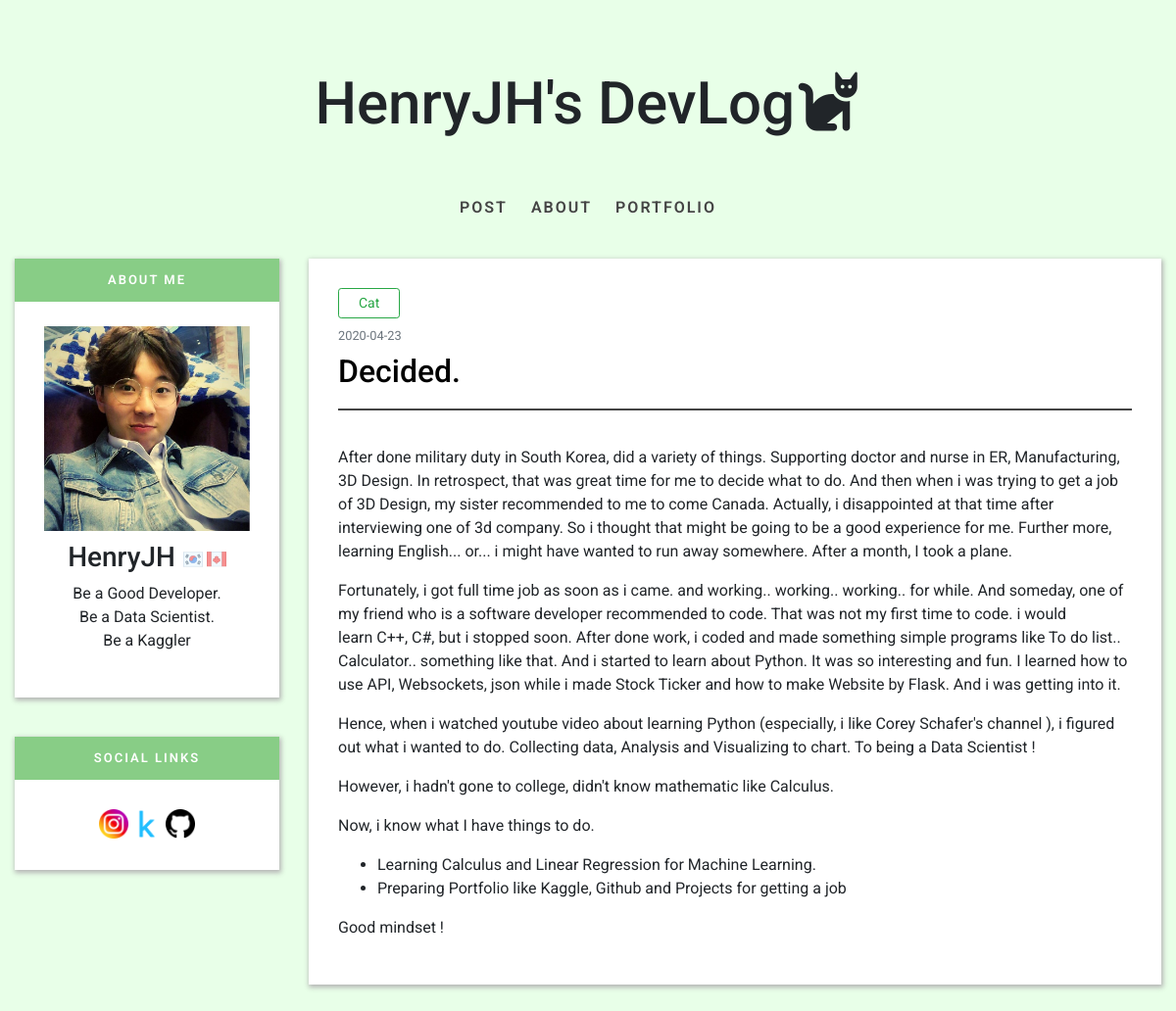
Screenshot of /post/2 with the database file from the repository.
### henryjh/models.py (models this page shows, shortened)
class Category(db.Model):
    id = db.Column(db.Integer, primary_key=True)
    category_name = db.Column(db.String(50), nullable=False)
    posts = db.relationship('Post', backref='category', lazy=True)

class Post(db.Model):
    id = db.Column(db.Integer, primary_key=True)
    title = db.Column(db.String(100), nullable=False)
    date_posted = db.Column(db.DateTime, nullable=False, default=datetime.utcnow)
    content = db.Column(db.Text, nullable=False)
    category_id = db.Column(db.Integer, db.ForeignKey('category.id'), nullable=False)

### henryjh/posts/routes.py (the view)
@posts.route("/post/<int:post_id>", methods=['GET', 'POST'])
def post(post_id):
    post = Post.query.get_or_404(post_id)
    return render_template('post.html', title=post.title, post=post)

### henryjh/templates/post.html (shortened to what this page needs)
{% extends "layout.html" %}
{% block content %}
<div class="post-frame">
    <article class="media content-section">
        <div class="media-body">
        <div class="article-metadata">
            <a href="#" class="c_btn btn btn-outline-success btn-sm">
                <span>{{ post.category.category_name }}</span>
            </a>
            <small class="py-2 text-muted">{{ post.date_posted.strftime('%Y-%m-%d') }}</small>
        </div>
        <h2 class="article-title">{{ post.title }}</h2>
        <p class="article-content">{{ post.content|safe }}</p>
        </div>
    </article>
</div>
{% endblock content %}

### henryjh/templates/layout.html (shortened to what this page needs)
<!DOCTYPE html>
<html lang="en">
<head>
    <link rel="stylesheet" href="https://stackpath.bootstrapcdn.com/bootstrap/4.4.1/css/bootstrap.min.css">
    <link rel="stylesheet" type="text/css" href="/static/css/main.css">
</head>
<body>
    <div class="site-wrap">
        <header class="banner">
            <div class="container">
                <h1 class="logo">HenryJH's DevLog<i class="fas fa-cat"></i></h1>
            </div>
        </header>
        <nav class="nav">
            <ul class="navlist">
                <li><a href="{{ url_for('posts.post_pages') }}">Post</a></li>
                <li><a href="">About</a></li>
                <li><a href="">Portfolio</a></li>
            </ul>
        </nav>
        <div class="container">
            <div class="row">
                <div class="left-side col-sm-3">
                    <div class="side-frame">
                        <h2 class="title"><span>About Me</span></h2>
                        <div class="about">
                            <img class="avatar" src="/static/Avatar.PNG" alt="">
                            <span class="h3 pr-1">HenryJH</span>
                            <img class="flag"/>
                            <img class="flag"/>
                            <p class="pt-2">Be a Good Developer.<br>Be a Data Scientist.<br>Be a Kaggler</p>
                        </div>
                    </div>
                    <div class="side-frame">
                        <h2 class="title"><span>Social links</span></h2>
                        <div class="social-media">
                            <a href=""><img width="30" height="30" alt=""></a>
                            <a href=""><img width="30" height="30" alt=""></a>
                            <a href=""><img width="30" height="30" alt=""></a>
                        </div>
                    </div>
                </div>
                <div class="right-side col-sm">
                    {% block content %}{% endblock %}
                </div>
            </div>
        </div>
    </div>
</body>
</html>

### henryjh/static/css/main.css (style rules this page uses)
html { overflow: scroll; overflow-x: hidden; }
body { height: 100%; overflow-y: hidden; overflow-x: hidden; background: #e8ffe8; font-family: 'Roboto', sans-serif; }
.site-wrap { word-wrap: break-word; }
.container { max-width: 1280px; }
.banner { padding: 70px 0; }
.logo { font-size: 60px; text-align: center; }
.nav { justify-content: center; padding-bottom: 40px; margin-top: -20px; }
.navlist { list-style: none; margin-bottom: 0; padding: 0; }
.navlist li { display: inline; padding: 10px; }
.navlist li a { color: #444; text-transform: uppercase; letter-spacing: 2px; font-weight: 600; }
.side-frame { padding: 30px; background-color: #fff; margin-bottom: 40px; text-align: center; box-shadow: 1px 2px 5px 1px #b5b5b5; }
.title { background: #88cd86; padding: 14px; z-index: 1; font-size: 13px; font-weight: 600; letter-spacing: 2px; text-transform: uppercase; margin: -30px -30px 25px; }
.title span { color: #fff; }
.about .avatar { width: 100%; margin-bottom: 10px; }
.about .flag { width: 20px; height: 20px; margin-bottom: 5px; }
.social-media a { color: #444; font-size: 25px; }
.post-frame { padding: 30px; background-color: #fff; margin-bottom: 40px; box-shadow: 1px 2px 5px 1px #b5b5b5; }
.c_btn { transition: 0.3s; margin-right: auto; padding-right: 20px; padding-left: 20px; }
.article-metadata { display: flex; flex-direction: column; }
.article-title { text-decoration: none; color: rgb(0, 0, 0); transition: 0.5s; padding-bottom: 10px; }
.article-content { padding: 10px; border-top: 2px solid #444; }
.media-body, .media-body img { max-width: 100%; height: auto; }

### rows the page displays
Category: category.category_name "Cat"
Post: date_posted "2020-04-23", title "Decided.", content "After done military duty in South Korea, did a variety of things. Supporting doctor and nurse in ER, Manufacturing, 3D Design. In retrospect, that was great time for me to decide what to do. And then when i was trying to get a job of 3D Design, my sister recommended to me to come Canada. Actually, i disappointed at that time after interviewing one of 3d company. So i thought that might be going to be a good experience for me. Further more, learning English... or... i might have wanted to run away somewhere. After a month, I took a plane. Fortunately, i got full time job as soon as i came. and working.. working.. working.. for while. And someday, one of my friend who is a software developer…"
